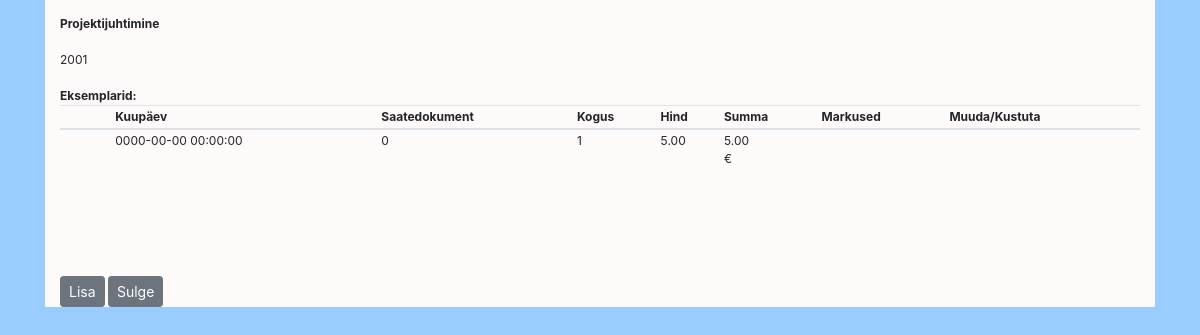
/meedia_eksemplar_textbook.php?id=251, run on the app's committed database.
### tables this page shows
CREATE TABLE IF NOT EXISTS `meedia` (
  `id` int(11) NOT NULL AUTO_INCREMENT,
  `meedia_liik` varchar(10) DEFAULT NULL,
  `ISBN` varchar(25) DEFAULT NULL,
  `pealkiri` varchar(150) DEFAULT NULL,
  `sari` int(11) DEFAULT NULL,
  `klass` varchar(10) DEFAULT NULL,
  `andmekandja` int(11) DEFAULT NULL,
  `autor` varchar(225) DEFAULT NULL,
  `aasta` int(11) DEFAULT NULL,
  `liik` int(11) DEFAULT NULL,
  `keel` int(11) DEFAULT NULL,
  `valjaandja` int(11) DEFAULT NULL,
  `kogus` int(11) DEFAULT NULL,
  `riiul` varchar(5) DEFAULT NULL,
  `marksona` varchar(255) DEFAULT NULL,
  `markused` varchar(255) DEFAULT NULL,
  PRIMARY KEY (`id`),
  KEY `FK_raamat_keel` (`keel`),
  KEY `FK_raamat_andmekandja` (`andmekandja`),
  KEY `FK_raamat_liik` (`liik`),
  KEY `FK_raamat_valjaandja` (`valjaandja`),
  KEY `FK_raamat_marskona` (`marksona`(250))
);

CREATE TABLE IF NOT EXISTS `meedia_eksemplar` (
  `id` int(11) NOT NULL AUTO_INCREMENT,
  `meedia` int(11) NOT NULL,
  `p_id` int(11) NOT NULL,
  `inventari_nr` int(11) NOT NULL,
  `kuupaev` datetime NOT NULL DEFAULT CURRENT_TIMESTAMP,
  `hind` decimal(15,2) NOT NULL,
  `kogus` int(11) NOT NULL,
  `müüdud_kogus` int(11) NOT NULL,
  `saatedokument` int(11) NOT NULL,
  `mahakandmisakt` int(11) NOT NULL,
  `number` varchar(15) NOT NULL,
  `markused` varchar(255) NOT NULL,
  PRIMARY KEY (`id`),
  KEY `fk_meediaeks_meedia` (`meedia`),
  KEY `fk_mahakandmine` (`mahakandmisakt`)
);

### meedia_eksemplar_textbook.php (the view, shortened to what this page needs)
<?php
include_once("config.php");
?>
<!DOCTYPE html>
<html>
<head>
<link rel="stylesheet" href="style.css" type="text/css"/>
<link rel="stylesheet" href="https://cdn.jsdelivr.net/npm/bootstrap@4.5.3/dist/css/bootstrap.min.css">
</head>
<body>
     <div class="container" >
         <div class="row" id="borrow" style="background-color:snow;">
             <div class="col"  style="margin-top:15px; font-size:12px;"  >
  <?php
$id = $_GET['id'];
$result = mysqli_query($conn, "SELECT * FROM meedia WHERE id=$id") ;
 if (mysqli_num_rows($result) > 0) {
  while($row = mysqli_fetch_assoc($result)) {
    echo "<strong> ". $row["pealkiri"]. "</strong> <br>  " . $row["autor"]. "<br> " . $row["aasta"]."<br>";
  }
}
?>
  <br>
                 <strong>Eksemplarid: </strong>
<table id="editable_table"  class="table table-sm table-hover " style="font-size:12px;" >
    <thead>
		<tr>
		<th>Kuupäev</th>
		<th>Saatedokument</th>
        <th>Kogus</th>
        <th>Hind</th>
        <th>Summa</th>
        <th>Markused</th>
        <th>Muuda/Kustuta</th>
        </tr>
        </thead>
    <tbody>
<?php
$id = $_GET['id'];
$sql= "select meedia_eksemplar.id, meedia_eksemplar.kuupaev, meedia_eksemplar.saatedokument, meedia_eksemplar.kogus, meedia_eksemplar.hind, meedia_eksemplar.kogus * meedia_eksemplar.hind as summa,
meedia_eksemplar.markused
from (meedia_eksemplar
      left join meedia on meedia_eksemplar.meedia = meedia.id) where meedia.id=$id ";
$result = mysqli_query($conn, $sql) or die("error:".mysqli_error($conn));
 if (mysqli_num_rows($result) > 0) {
  while($row = mysqli_fetch_array($result)) {
    echo '
  <tr>
   <td style="visibility:hidden;">'.$row["id"].'</td>
	<td>'.$row["kuupaev"].'</td>
	<td>'.$row["saatedokument"].'</td>
    <td>'.$row["kogus"].'</td>
	<td>'.$row["hind"].'</td>
    <td>'.$row["summa"].'<p> &euro;</p></td>
	<td>'.$row["markused"].'</td>
  </tr> '; }
 }
?>
    </tbody>
                 </table>
             </div> </div>
    <div class="row" id="borrow" style="background-color:snow;">
  <div class="col"  style="margin-top:15px; font-size:12px;"  >
                 <input id="info" type="button" value="Lisa" class="btn btn-secondary btn-sm">
                <button onclick="self.close()" class="btn btn-secondary btn-sm">Sulge</button>
         </div>   </div>   </div>
</body>
</html>

### style.css (style rules this page uses)
body { background-color: #99CCFF !important; ; }
#editable_table { font-size:12px; }
#editable_table th, #editable_table td { padding: 2px; }
#editable_table th { top: 0; position: sticky; background-color: snow; }
#borrow { background-color: #C0C0C0; margin: auto; }

### data on the page
meedia: pealkiri "Projektijuhtimine", aasta "2001"
meedia_eksemplar: kuupaev "0000-00-00 00:00:00", saatedokument "0", kogus "1", hind "5.00", summa "5.00"
